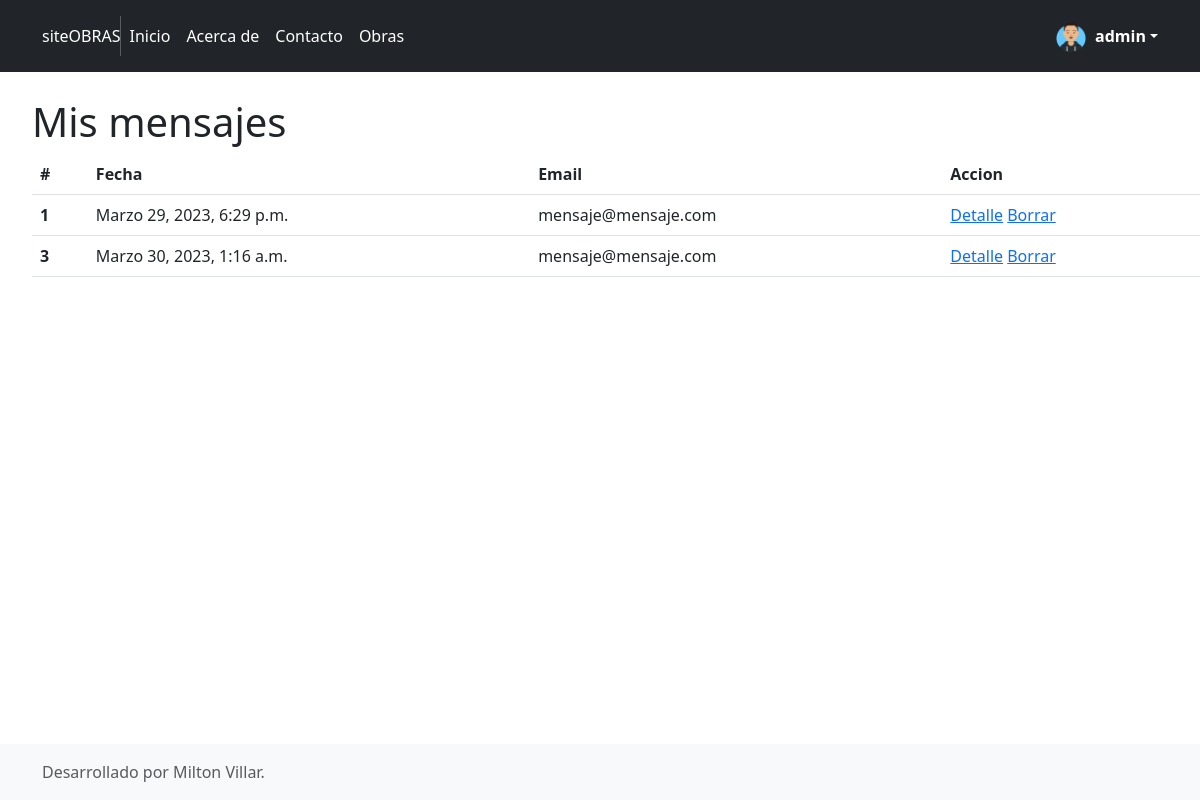
Page /mensaje/list (signed in) on the committed database.
### obras/models.py (models this page shows)
class Perfil(models.Model):
    user = models.OneToOneField(to=User, on_delete=models.CASCADE, related_name="perfil")
    avatar = models.ImageField(upload_to="avatares", null=True, blank=True)
    @property
    def image_url(self):
        return self.avatar.url if self.avatar else ''

class Mensaje(models.Model):
    mensaje = models.TextField(max_length=1000)
    email = models.EmailField()
    creado_el = models.DateTimeField(auto_now_add=True)
    destinatario = models.ForeignKey(User, on_delete=models.CASCADE, related_name="mensajes")

### obras/views.py (the view)
# urls.py: path('mensaje/list', MensajeList.as_view(), name="mensaje-list"),
class MensajeList(LoginRequiredMixin, ListView):
    model = Mensaje
    context_object_name = "mensaje"
    def get_queryset(self):
        import pdb; pdb.set_trace
        return Mensaje.objects.filter(destinatario=self.request.user).all()

### obras/templates/obras/mensaje_list.html (shortened to what this page needs)
{% extends "obras/base.html" %}
{% load static %}
{% block main %}
    <ul>
        {% if not mensaje %}
        <h1>
            No hay mensajes
        </h1>
        {% else %}
        <h1>
            Mis mensajes
        </h1>
        <table class="table">
            <thead>
              <tr>
                <th scope="col">#</th>
                <th scope="col">Fecha</th>
                <th scope="col">Email</th>
                <th scope="col">Accion</th>
              </tr>
            </thead>
            <tbody>
                {% for mensaje in mensaje %}
              <tr>
                <th scope="row">{{mensaje.id}}</th>
                <td>{{mensaje.creado_el}}</td>
                <td>{{mensaje.email}}</td>
                <td><a href="{% url 'mensaje-detalle' mensaje.id %}">Detalle</a>
                    <a href="{% url 'mensaje-eliminar' mensaje.id %}">Borrar</a></td>
              </tr>
              {% endfor %}
            </tbody>
          </table>
          {% endif %}
    </ul>
{% endblock %}

### obras/templates/obras/base.html (shortened to what this page needs)
<!doctype html>
<html lang="es-AR" class="h-100">
  <head>
    {% load static %}
<link href="{% static 'obras/css/bootstrap.min.css'%}" rel="stylesheet">
    <link href="{% static 'obras/css/headers.css' %}" rel="stylesheet">
  </head>
<body class="d-flex flex-column h-100">
<header class="p-3 text-bg-dark">
    <div class="container">
      <div class="d-flex flex-wrap align-items-center justify-content-center justify-content-lg-start">
        <a class="navbar-brand" href="/">siteOBRAS</a>
        <ul class="nav col-12 col-lg-auto me-lg-auto mb-2 justify-content-center mb-md-0">
          <li><a href="{% url 'home' %}" class="nav-link px-2 text-white">Inicio</a></li>
          <li><a href="{% url 'about' %}" class="nav-link px-2 text-white">Acerca de</a></li>
          <li><a href="{% url 'mensaje-crear' %}" class="nav-link px-2 text-white">Contacto</a></li>
          <li><a href="{% url 'obra-list' %}" class="nav-link px-2 text-white">Obras</a></li>
        </ul>
          {% if user.is_authenticated %}
            <div class="dropdown text-end">
              <a href="#" class="d-flex align-items-center text-white text-decoration-none dropdown-toggle" data-bs-toggle="dropdown" aria-expanded="false">
                <img src="{{user.perfil.image_url}}" alt="" width="32" height="32" class="rounded-circle me-2">
                <strong>{{ user.username }}</strong>
              </a>
            </div>
          {% else %}
          <div class="text-end">
            <a href="{% url 'login' %}" class="btn btn-outline-light me-2">Inicio</a>
            <a href="{% url 'signup' %}" class="btn btn-warning">Registrarse</a>
          {% endif %}
        </div>
      </div>
  </header>
{% block main %}
{% endblock %}
<footer class="footer mt-auto py-3 bg-light">
  <div class="container">
    <span class="text-muted">Desarrollado por Milton Villar.</span>
  </div>
</footer>
  </body>
</html>

### obras/static/obras/css/headers.css (style rules this page uses)
.dropdown-toggle { outline: 0; }

### rows in the picture
Mensaje: id "1", creado_el "Marzo 29, 2023, 6:29 p.m.", email "mensaje@mensaje.com"
Mensaje: id "3", creado_el "Marzo 30, 2023, 1:16 a.m.", email "mensaje@mensaje.com"

### other values in the picture
{{ user.username }} "admin"
